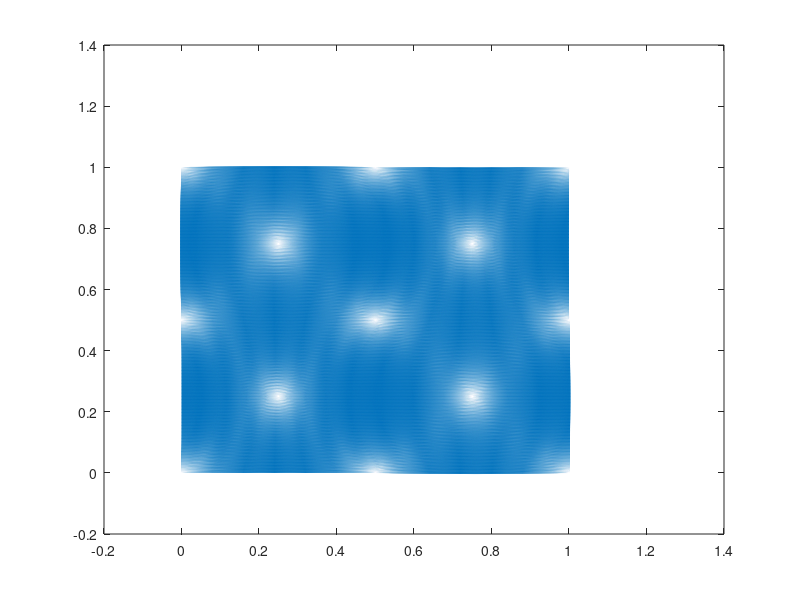

The MATLAB source for this figure: (Note: this script raises an error after producing the figure.)

clear;close all;clc
addpath('/Users/ssroka/Documents/MATLAB/util/')

%% ---------------------- User input --------------------------------------
sst_hi = 300; % K
sst_lo = 295; % K
uT_coeff = 0.3;
Lx = 1; % km
Ly = 1; % km

filter_length_km = 250;  % km

% 1 degree of latitude is 100km
% range to investigate is 50km to 400km averaging box
% domain to consider is 
% 4000 km x 4000 km 
xlim = [0 1];

N = 401;
DT = 0.5;
p = 101325; % Pa @ surface
RH = 80; % 
u_bar = 4; % m/s


%% --------------------- Begin --------------------------------------------
% xlim = xlim_km*1e3;
% Lx = Lx_km*1e3;
% Ly = Ly_km*1e3;
filter_length = filter_length_km*1e3;

x = linspace(xlim(1),xlim(2),N)';
[X,Y] = meshgrid(x,x);

dx = x(2)-x(1);
N_seg = floor(diff(xlim)/filter_length);
seg_length = floor((N-1)/N_seg); % points/segment
h = floor(seg_length/2); % points/segment

% ---- SST ----
SST = (sst_hi-sst_lo)*0.5*(sin(X*2*pi/Lx).*sin(Y*2*pi/Ly))+sst_lo; %

[dSST_dx,dSST_dy] = gradient(SST,dx); 

quiver(X,Y,dSST_dx,dSST_dy)


SST_prime = zeros(N);

for ipx = h+1:N-h-1
    inds_x = (ipx-h:ipx+h);
    for ipy = h+1:N-h-1
        inds_y = (ipy-h:ipy+h);
        SST_prime(ipy,ipx) = SST(ipy,ipx)-mean(mean(SST(inds_y,inds_x)));
    end
end
% ---- u ----
u = u_bar+SST_prime*uT_coeff;
u_prime = zeros(N);

% ---- qo ----
qo = SAM_qsatWater(SST-DT, p) ; 
qo_prime = zeros(N);

% ---- qa ----
e_sat = SAM_psatWater(SST-DT);
e = RH/100*e_sat;
r = 0.622 * e ./ max(e, p-e);
qa = r./(1+r);
qa_prime = zeros(N);

inds_minh = h+1:N-h-1;
inds_min2h = 2*h+1:N-2*h-1;


for ipx = h+1:N-h-1
    inds_x = (ipx-h:ipx+h);
    for ipy = h+1:N-h-1
        inds_y = (ipy-h:ipy+h);
    SST_prime(ipy,ipx) = SST(ipx)-mean(mean(SST(inds_y,inds_x)));
    u_prime(ipy,ipx)   = u(ipx)-mean(mean(u(inds_y,inds_x)));
    qo_prime(ipy,ipx)  = qo(ipx)-mean(mean(qo(inds_y,inds_x)));
    qa_prime(ipy,ipx)  = qa(ipx)-mean(mean(qa(inds_y,inds_x)));
    end
end

ratio = zeros(N);

for ipx = h+1:N-h-1
    inds_x = (ipx-h:ipx+h);
    for ipy = h+1:N-h-1
        inds_y = (ipy-h:ipy+h);
    ratio(ipy,ipx) = mean(mean(u_prime(inds_y,inds_x).*(qo_prime(inds_y,inds_x)-qa_prime(inds_y,inds_x))))/(mean(mean(u(inds_x,inds_y)))*(mean(mean(qo(inds_x,inds_y)))-mean(mean(qa(inds_x,inds_y)))));
    end
end

subplot(3,2,1)
imagesc(x(inds_minh)*1e-3,x(inds_minh)*1e-3,SST_prime(inds_minh,inds_minh))
title('SST'' [K]')
xlabel(' [km] ')
ylabel(' [km] ')
colorbar
set(gca,'fontsize',20)

subplot(3,2,2)
imagesc(x(inds_minh)*1e-3,x(inds_minh)*1e-3,u(inds_minh,inds_minh))
title('u [m/s]')
xlabel(' [km] ')
ylabel(' [km] ')
colorbar
set(gca,'fontsize',20)

addpath('/Users/ssroka/Documents/MATLAB/util/')

subplot(3,2,3)
imagesc(x(inds_minh)*1e-3,x(inds_minh)*1e-3,qo_prime(inds_minh,inds_minh))
xlabel(' [km] ')
ylabel(' [km] ')
title('q_o [kg/kg]')
colorbar
clim_o = get(gca,'clim');
set(gca,'fontsize',20)
subplot(3,2,4)
imagesc(x(inds_minh)*1e-3,x(inds_minh)*1e-3,qa_prime(inds_minh,inds_minh))
xlabel(' [km] ')
ylabel(' [km] ')
title('q_a [kg/kg]')
colorbar
set(gca,'clim',clim_o);

set(gca,'fontsize',20)

subplot(3,2,5:6)
imagesc(x(inds_min2h)*1e-3,x(inds_min2h)*1e-3,ratio(inds_min2h,inds_min2h))
xlabel(' [km] ')
colorbar
title('$$ \frac{\overline{u''(q_o''-q_a'')}}{|\overline{u}|(\overline{q_o}-\overline{q_a})} $$','interpreter','latex')


set(gcf,'color','w','position',[721     1   720   804])
set(gca,'fontsize',20)


[min(ratio(ratio>0)) max(ratio(ratio>0))]



% filter length = 250 km
% u_coeff = 0.3 default
% sst_hi = 303; % K
% sst_lo = 293; % K



% filter length = 50 km  1.0907e-06 1.3295e-04
% filter length = 100 km 0.0013     0.0043
% filter length = 150 km 0.0082     0.0187
% filter length = 200 km 0.0385     0.0788
% filter length = 250 km 0.0928     0.1551
% filter length = 300 km 0.2293     0.2293
% filter length = 350 km 0.3058     0.5551
% filter length = 400 km 0.3281     0.6444



% u_coeff

 % 0.2   0.0640    0.1017

 % 0.25   0.0787    0.1282

  % 0.3  0.0928    0.1551

  % 0.35  0.1064    0.1824

  % 0.4  0.1196    0.2102

  % 0.45 0.1323    0.2389




















